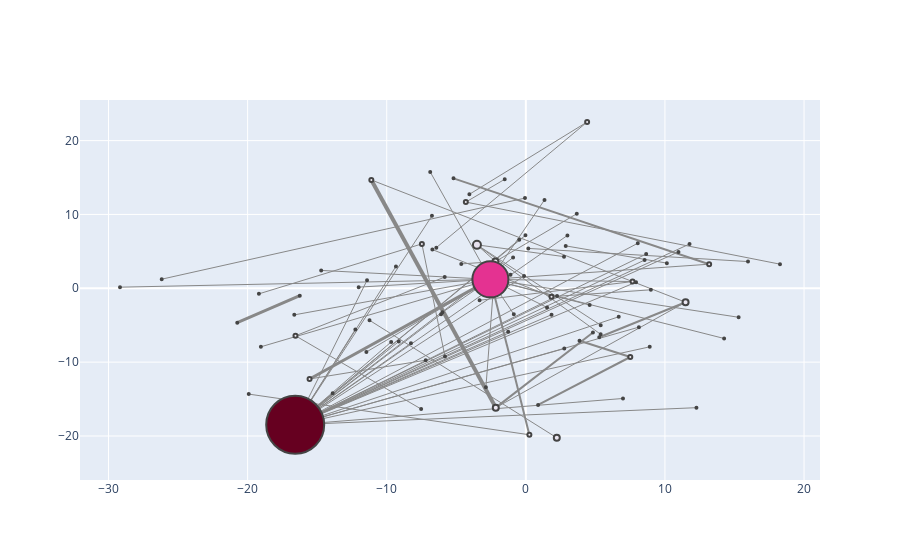

Notebook code cell kept with this figure:
### Code cell
# degreeCentrality
configure_plotly_browser_state()
plotNetworkSizeColor_q4(sportsGraph, dc)

### Figure 1 — Plotly figure (JSON) as saved in the notebook; plotly's stock layout.template omitted (floating-point values rounded to 4 significant figures)
{"data": [{"mode": "lines", "hoverinfo": "none", "y": [14.89, 3.264], "x": [-5.2, 13.18], "line": {"color": "#888", "width": 2}, "type": "scatter"}, {"mode": "lines", "hoverinfo": "none", "y": [3.264, 1.209], "x": [13.18, -2.548], "line": {"color": "#888", "width": 1}, "type": "scatter"}, {"mode": "lines", "hoverinfo": "none", "y": [3.407, 5.742], "x": [10.14, 2.866], "line": {"color": "#888", "width": 1}, "type": "scatter"}, {"mode": "lines", "hoverinfo": "none", "y": [5.401, 3.618], "x": [0.1776, 15.97], "line": {"color": "#888", "width": 1}, "type": "scatter"}, {"mode": "lines", "hoverinfo": "none", "y": [-1.005, -4.655], "x": [-16.25, -20.74], "line": {"color": "#888", "width": 3}, "type": "scatter"}, {"mode": "lines", "hoverinfo": "none", "y": [5.242, -1.135], "x": [-6.719, 1.844], "line": {"color": "#888", "width": 1}, "type": "scatter"}, {"mode": "lines", "hoverinfo": "none", "y": [-1.135, -0.2056], "x": [1.844, 8.988], "line": {"color": "#888", "width": 1}, "type": "scatter"}, {"mode": "lines", "hoverinfo": "none", "y": [10.09, 3.619], "x": [3.662, -2.187], "line": {"color": "#888", "width": 1}, "type": "scatter"}, {"mode": "lines", "hoverinfo": "none", "y": [3.619, -13.41], "x": [-2.187, -2.87], "line": {"color": "#888", "width": 1}, "type": "scatter"}, {"mode": "lines", "hoverinfo": "none", "y": [3.619, 3.303], "x": [-2.187, -4.642], "line": {"color": "#888", "width": 1}, "type": "scatter"}, {"mode": "lines", "hoverinfo": "none", "y": [22.52, 12.73], "x": [4.406, -4.058], "line": {"color": "#888", "width": 1}, "type": "scatter"}, {"mode": "lines", "hoverinfo": "none", "y": [22.52, 5.506], "x": [4.406, -6.435], "line": {"color": "#888", "width": 1}, "type": "scatter"}, {"mode": "lines", "hoverinfo": "none", "y": [-6.431, 1.516], "x": [-16.56, -5.833], "line": {"color": "#888", "width": 1}, "type": "scatter"}, {"mode": "lines", "hoverinfo": "none", "y": [-6.431, -16.35], "x": [-16.56, -7.526], "line": {"color": "#888", "width": 1}, "type": "scatter"}, {"mode": "lines", "hoverinfo": "none", "y": [5.884, 1.82], "x": [-3.515, -1.102], "line": {"color": "#888", "width": 1}, "type": "scatter"}, {"mode": "lines", "hoverinfo": "none", "y": [5.884, -4.997], "x": [-3.515, 5.383], "line": {"color": "#888", "width": 1}, "type": "scatter"}, {"mode": "lines", "hoverinfo": "none", "y": [5.884, 4.288], "x": [-3.515, 2.744], "line": {"color": "#888", "width": 1}, "type": "scatter"}, {"mode": "lines", "hoverinfo": "none", "y": [5.884, -6.231], "x": [-3.515, 5.378], "line": {"color": "#888", "width": 1}, "type": "scatter"}, {"mode": "lines", "hoverinfo": "none", "y": [11.68, 3.266], "x": [-4.314, 18.27], "line": {"color": "#888", "width": 1}, "type": "scatter"}, {"mode": "lines", "hoverinfo": "none", "y": [11.68, 14.76], "x": [-4.314, -1.518], "line": {"color": "#888", "width": 1}, "type": "scatter"}, {"mode": "lines", "hoverinfo": "none", "y": [-16.16, 14.67], "x": [-2.16, -11.11], "line": {"color": "#888", "width": 4}, "type": "scatter"}, {"mode": "lines", "hoverinfo": "none", "y": [-16.16, -5.993], "x": [-2.16, 4.824], "line": {"color": "#888", "width": 2}, "type": "scatter"}, {"mode": "lines", "hoverinfo": "none", "y": [-16.16, -1.885], "x": [-2.16, 11.48], "line": {"color": "#888", "width": 1}, "type": "scatter"}, {"mode": "lines", "hoverinfo": "none", "y": [14.67, -1.885], "x": [-11.11, 11.48], "line": {"color": "#888", "width": 1}, "type": "scatter"}, {"mode": "lines", "hoverinfo": "none", "y": [-1.885, -6.637], "x": [11.48, 5.277], "line": {"color": "#888", "width": 2}, "type": "scatter"}, {"mode": "lines", "hoverinfo": "none", "y": [6.012, -9.238], "x": [-7.472, -5.812], "line": {"color": "#888", "width": 1}, "type": "scatter"}, {"mode": "lines", "hoverinfo": "none", "y": [6.012, -0.7529], "x": [-7.472, -19.19], "line": {"color": "#888", "width": 1}, "type": "scatter"}, {"mode": "lines", "hoverinfo": "none", "y": [-18.48, -7.44], "x": [-16.58, -8.257], "line": {"color": "#888", "width": 1}, "type": "scatter"}, {"mode": "lines", "hoverinfo": "none", "y": [-18.48, 7.176], "x": [-16.58, -0.02775], "line": {"color": "#888", "width": 1}, "type": "scatter"}, {"mode": "lines", "hoverinfo": "none", "y": [-18.48, 6.102], "x": [-16.58, 8.048], "line": {"color": "#888", "width": 1}, "type": "scatter"}, {"mode": "lines", "hoverinfo": "none", "y": [-18.48, 1.657], "x": [-16.58, -0.1271], "line": {"color": "#888", "width": 1}, "type": "scatter"}, {"mode": "lines", "hoverinfo": "none", "y": [-18.48, -7.261], "x": [-16.58, -9.679], "line": {"color": "#888", "width": 1}, "type": "scatter"}, {"mode": "lines", "hoverinfo": "none", "y": [-18.48, -8.166], "x": [-16.58, 2.765], "line": {"color": "#888", "width": 1}, "type": "scatter"}, {"mode": "lines", "hoverinfo": "none", "y": [-18.48, 6.588], "x": [-16.58, -0.4718], "line": {"color": "#888", "width": 1}, "type": "scatter"}, {"mode": "lines", "hoverinfo": "none", "y": [-18.48, 4.167], "x": [-16.58, -0.916], "line": {"color": "#888", "width": 1}, "type": "scatter"}, {"mode": "lines", "hoverinfo": "none", "y": [-18.48, 4.925], "x": [-16.58, 10.97], "line": {"color": "#888", "width": 1}, "type": "scatter"}, {"mode": "lines", "hoverinfo": "none", "y": [-18.48, 7.158], "x": [-16.58, 2.989], "line": {"color": "#888", "width": 1}, "type": "scatter"}, {"mode": "lines", "hoverinfo": "none", "y": [-18.48, 2.967], "x": [-16.58, -9.336], "line": {"color": "#888", "width": 1}, "type": "scatter"}, {"mode": "lines", "hoverinfo": "none", "y": [-18.48, -3.577], "x": [-16.58, 1.849], "line": {"color": "#888", "width": 1}, "type": "scatter"}, {"mode": "lines", "hoverinfo": "none", "y": [-18.48, -7.212], "x": [-16.58, -9.133], "line": {"color": "#888", "width": 1}, "type": "scatter"}, {"mode": "lines", "hoverinfo": "none", "y": [-18.48, -1.04], "x": [-16.58, 2.244], "line": {"color": "#888", "width": 1}, "type": "scatter"}, {"mode": "lines", "hoverinfo": "none", "y": [-18.48, 1.09], "x": [-16.58, -11.42], "line": {"color": "#888", "width": 1}, "type": "scatter"}, {"mode": "lines", "hoverinfo": "none", "y": [-18.48, -5.88], "x": [-16.58, -1.269], "line": {"color": "#888", "width": 1}, "type": "scatter"}, {"mode": "lines", "hoverinfo": "none", "y": [-18.48, 3.825], "x": [-16.58, 8.537], "line": {"color": "#888", "width": 1}, "type": "scatter"}, {"mode": "lines", "hoverinfo": "none", "y": [-18.48, -14.92], "x": [-16.58, 6.984], "line": {"color": "#888", "width": 1}, "type": "scatter"}, {"mode": "lines", "hoverinfo": "none", "y": [-18.48, -5.261], "x": [-16.58, 8.128], "line": {"color": "#888", "width": 1}, "type": "scatter"}, {"mode": "lines", "hoverinfo": "none", "y": [-18.48, 5.996], "x": [-16.58, 11.77], "line": {"color": "#888", "width": 1}, "type": "scatter"}, {"mode": "lines", "hoverinfo": "none", "y": [-18.48, -3.854], "x": [-16.58, 6.678], "line": {"color": "#888", "width": 1}, "type": "scatter"}, {"mode": "lines", "hoverinfo": "none", "y": [-18.48, -3.522], "x": [-16.58, -6.093], "line": {"color": "#888", "width": 1}, "type": "scatter"}, {"mode": "lines", "hoverinfo": "none", "y": [-18.48, -16.17], "x": [-16.58, 12.26], "line": {"color": "#888", "width": 1}, "type": "scatter"}, {"mode": "lines", "hoverinfo": "none", "y": [-18.48, 9.807], "x": [-16.58, -6.748], "line": {"color": "#888", "width": 1}, "type": "scatter"}, {"mode": "lines", "hoverinfo": "none", "y": [-18.48, 0.8273], "x": [-16.58, 7.922], "line": {"color": "#888", "width": 1}, "type": "scatter"}, {"mode": "lines", "hoverinfo": "none", "y": [-18.48, -5.569], "x": [-16.58, -12.26], "line": {"color": "#888", "width": 1}, "type": "scatter"}, {"mode": "lines", "hoverinfo": "none", "y": [-18.48, -14.2], "x": [-16.58, -13.89], "line": {"color": "#888", "width": 1}, "type": "scatter"}, {"mode": "lines", "hoverinfo": "none", "y": [-18.48, -7.928], "x": [-16.58, 8.906], "line": {"color": "#888", "width": 1}, "type": "scatter"}, {"mode": "lines", "hoverinfo": "none", "y": [-18.48, 4.636], "x": [-16.58, 8.651], "line": {"color": "#888", "width": 1}, "type": "scatter"}, {"mode": "lines", "hoverinfo": "none", "y": [-1.621, 0.9125], "x": [-3.325, 7.671], "line": {"color": "#888", "width": 1}, "type": "scatter"}, {"mode": "lines", "hoverinfo": "none", "y": [0.9125, 1.209], "x": [7.671, -2.548], "line": {"color": "#888", "width": 1}, "type": "scatter"}, {"mode": "lines", "hoverinfo": "none", "y": [1.234, 12.22], "x": [-26.18, -0.06057], "line": {"color": "#888", "width": 1}, "type": "scatter"}, {"mode": "lines", "hoverinfo": "none", "y": [-9.74, -12.28], "x": [-7.198, -15.55], "line": {"color": "#888", "width": 1}, "type": "scatter"}, {"mode": "lines", "hoverinfo": "none", "y": [-12.28, 1.209], "x": [-15.55, -2.548], "line": {"color": "#888", "width": 3}, "type": "scatter"}, {"mode": "lines", "hoverinfo": "none", "y": [-15.79, -9.304], "x": [0.8807, 7.509], "line": {"color": "#888", "width": 2}, "type": "scatter"}, {"mode": "lines", "hoverinfo": "none", "y": [-9.304, -7.102], "x": [7.509, 3.858], "line": {"color": "#888", "width": 2}, "type": "scatter"}, {"mode": "lines", "hoverinfo": "none", "y": [-20.24, -4.331], "x": [2.225, -11.24], "line": {"color": "#888", "width": 1}, "type": "scatter"}, {"mode": "lines", "hoverinfo": "none", "y": [-20.24, -20.24], "x": [2.225, 2.225], "line": {"color": "#888", "width": 1}, "type": "scatter"}, {"mode": "lines", "hoverinfo": "none", "y": [-14.33, -19.83], "x": [-19.92, 0.2546], "line": {"color": "#888", "width": 1}, "type": "scatter"}, {"mode": "lines", "hoverinfo": "none", "y": [-19.83, 1.209], "x": [0.2546, -2.548], "line": {"color": "#888", "width": 2}, "type": "scatter"}, {"mode": "lines", "hoverinfo": "none", "y": [1.209, 11.97], "x": [-2.548, 1.342], "line": {"color": "#888", "width": 1}, "type": "scatter"}, {"mode": "lines", "hoverinfo": "none", "y": [1.209, 0.1513], "x": [-2.548, -29.17], "line": {"color": "#888", "width": 1}, "type": "scatter"}, {"mode": "lines", "hoverinfo": "none", "y": [1.209, -3.52], "x": [-2.548, -0.8646], "line": {"color": "#888", "width": 1}, "type": "scatter"}, {"mode": "lines", "hoverinfo": "none", "y": [1.209, -8.628], "x": [-2.548, -11.46], "line": {"color": "#888", "width": 1}, "type": "scatter"}, {"mode": "lines", "hoverinfo": "none", "y": [1.209, -2.593], "x": [-2.548, 1.524], "line": {"color": "#888", "width": 1}, "type": "scatter"}, {"mode": "lines", "hoverinfo": "none", "y": [1.209, -3.924], "x": [-2.548, 15.3], "line": {"color": "#888", "width": 1}, "type": "scatter"}, {"mode": "lines", "hoverinfo": "none", "y": [1.209, 15.75], "x": [-2.548, -6.874], "line": {"color": "#888", "width": 1}, "type": "scatter"}, {"mode": "lines", "hoverinfo": "none", "y": [1.209, -3.258], "x": [-2.548, -5.994], "line": {"color": "#888", "width": 1}, "type": "scatter"}, {"mode": "lines", "hoverinfo": "none", "y": [1.209, -7.921], "x": [-2.548, -19.05], "line": {"color": "#888", "width": 1}, "type": "scatter"}, {"mode": "lines", "hoverinfo": "none", "y": [1.209, -6.797], "x": [-2.548, 14.25], "line": {"color": "#888", "width": 1}, "type": "scatter"}, {"mode": "lines", "hoverinfo": "none", "y": [1.209, 0.157], "x": [-2.548, -12.02], "line": {"color": "#888", "width": 1}, "type": "scatter"}, {"mode": "lines", "hoverinfo": "none", "y": [1.209, -3.599], "x": [-2.548, -16.65], "line": {"color": "#888", "width": 1}, "type": "scatter"}, {"mode": "lines", "hoverinfo": "none", "y": [1.209, -2.273], "x": [-2.548, 4.587], "line": {"color": "#888", "width": 1}, "type": "scatter"}, {"mode": "lines", "hoverinfo": "none", "y": [1.209, 2.422], "x": [-2.548, -14.71], "line": {"color": "#888", "width": 1}, "type": "scatter"}, {"text": "User: kackerl <br> Centrality: 0.011", "y": [14.89], "mode": "markers", "hoverinfo": "text", "marker": {"color": "hsl(276.0, 29.0%, 96.0%)", "line": {"width": 2}, "size": 2}, "x": [-5.2], "type": "scatter"}, {"text": "User: soccerclips <br> Centrality: 0.021", "y": [3.264], "mode": "markers", "hoverinfo": "text", "marker": {"color": "hsl(273.056856187291, 29.267558528428093%, 94.39464882943143%)", "line": {"width": 2}, "size": 4}, "x": [13.18], "type": "scatter"}, {"text": "User: vanadamssports <br> Centrality: 0.011", "y": [3.407], "mode": "markers", "hoverinfo": "text", "marker": {"color": "hsl(276.0, 29.0%, 96.0%)", "line": {"width": 2}, "size": 2}, "x": [10.14], "type": "scatter"}, {"text": "User: sports_business <br> Centrality: 0.011", "y": [5.742], "mode": "markers", "hoverinfo": "text", "marker": {"color": "hsl(276.0, 29.0%, 96.0%)", "line": {"width": 2}, "size": 2}, "x": [2.866], "type": "scatter"}, {"text": "User: jimhutchinson <br> Centrality: 0.011", "y": [5.401], "mode": "markers", "hoverinfo": "text", "marker": {"color": "hsl(276.0, 29.0%, 96.0%)", "line": {"width": 2}, "size": 2}, "x": [0.1776], "type": "scatter"}, {"text": "User: tinaladuke <br> Centrality: 0.011", "y": [3.618], "mode": "markers", "hoverinfo": "text", "marker": {"color": "hsl(276.0, 29.0%, 96.0%)", "line": {"width": 2}, "size": 2}, "x": [15.97], "type": "scatter"}, {"text": "User: oak_athletics <br> Centrality: 0.011", "y": [-1.005], "mode": "markers", "hoverinfo": "text", "marker": {"color": "hsl(276.0, 29.0%, 96.0%)", "line": {"width": 2}, "size": 2}, "x": [-16.25], "type": "scatter"}, {"text": "User: thefantasyfix <br> Centrality: 0.011", "y": [-4.655], "mode": "markers", "hoverinfo": "text", "marker": {"color": "hsl(276.0, 29.0%, 96.0%)", "line": {"width": 2}, "size": 2}, "x": [-20.74], "type": "scatter"}, {"text": "User: chowjackie <br> Centrality: 0.011", "y": [5.242], "mode": "markers", "hoverinfo": "text", "marker": {"color": "hsl(276.0, 29.0%, 96.0%)", "line": {"width": 2}, "size": 2}, "x": [-6.719], "type": "scatter"}, {"text": "User: thestandardhk <br> Centrality: 0.021", "y": [-1.135], "mode": "markers", "hoverinfo": "text", "marker": {"color": "hsl(273.056856187291, 29.267558528428093%, 94.39464882943143%)", "line": {"width": 2}, "size": 4}, "x": [1.844], "type": "scatter"}, {"text": "User: thaicam <br> Centrality: 0.011", "y": [-0.2056], "mode": "markers", "hoverinfo": "text", "marker": {"color": "hsl(276.0, 29.0%, 96.0%)", "line": {"width": 2}, "size": 2}, "x": [8.988], "type": "scatter"}, {"text": "User: theticketcoach <br> Centrality: 0.011", "y": [10.09], "mode": "markers", "hoverinfo": "text", "marker": {"color": "hsl(276.0, 29.0%, 96.0%)", "line": {"width": 2}, "size": 2}, "x": [3.662], "type": "scatter"}, {"text": "User: rongoch <br> Centrality: 0.032", "y": [3.619], "mode": "markers", "hoverinfo": "text", "marker": {"color": "hsl(269.81939799331104, 29.561872909698998%, 92.62876254180603%)", "line": {"width": 2}, "size": 6}, "x": [-2.187], "type": "scatter"}, {"text": "User: meaghery <br> Centrality: 0.011", "y": [-13.41], "mode": "markers", "hoverinfo": "text", "marker": {"color": "hsl(276.0, 29.0%, 96.0%)", "line": {"width": 2}, "size": 2}, "x": [-2.87], "type": "scatter"}, {"text": "User: createasellout <br> Centrality: 0.011", "y": [3.303], "mode": "markers", "hoverinfo": "text", "marker": {"color": "hsl(276.0, 29.0%, 96.0%)", "line": {"width": 2}, "size": 2}, "x": [-4.642], "type": "scatter"}, {"text": "User: staycation_la <br> Centrality: 0.021", "y": [22.52], "mode": "markers", "hoverinfo": "text", "marker": {"color": "hsl(273.056856187291, 29.267558528428093%, 94.39464882943143%)", "line": {"width": 2}, "size": 4}, "x": [4.406], "type": "scatter"}, {"text": "User: lakers <br> Centrality: 0.011", "y": [12.73], "mode": "markers", "hoverinfo": "text", "marker": {"color": "hsl(276.0, 29.0%, 96.0%)", "line": {"width": 2}, "size": 2}, "x": [-4.058], "type": "scatter"}, {"text": "User: derekfisher <br> Centrality: 0.011", "y": [5.506], "mode": "markers", "hoverinfo": "text", "marker": {"color": "hsl(276.0, 29.0%, 96.0%)", "line": {"width": 2}, "size": 2}, "x": [-6.435], "type": "scatter"}, {"text": "User: flipbooks <br> Centrality: 0.021", "y": [-6.431], "mode": "markers", "hoverinfo": "text", "marker": {"color": "hsl(273.056856187291, 29.267558528428093%, 94.39464882943143%)", "line": {"width": 2}, "size": 4}, "x": [-16.56], "type": "scatter"}, {"text": "User: demonick <br> Centrality: 0.011", "y": [1.516], "mode": "markers", "hoverinfo": "text", "marker": {"color": "hsl(276.0, 29.0%, 96.0%)", "line": {"width": 2}, "size": 2}, "x": [-5.833], "type": "scatter"}, {"text": "User: peterpek <br> Centrality: 0.011", "y": [-16.35], "mode": "markers", "hoverinfo": "text", "marker": {"color": "hsl(276.0, 29.0%, 96.0%)", "line": {"width": 2}, "size": 2}, "x": [-7.526], "type": "scatter"}, {"text": "User: dharmabob <br> Centrality: 0.043", "y": [5.884], "mode": "markers", "hoverinfo": "text", "marker": {"color": "hsl(266.5819397993311, 29.8561872909699%, 90.8628762541806%)", "line": {"width": 2}, "size": 8}, "x": [-3.515], "type": "scatter"}, {"text": "User: markdilullo <br> Centrality: 0.011", "y": [1.82], "mode": "markers", "hoverinfo": "text", "marker": {"color": "hsl(276.0, 29.0%, 96.0%)", "line": {"width": 2}, "size": 2}, "x": [-1.102], "type": "scatter"}, {"text": "User: notangrybob <br> Centrality: 0.011", "y": [-4.997], "mode": "markers", "hoverinfo": "text", "marker": {"color": "hsl(276.0, 29.0%, 96.0%)", "line": {"width": 2}, "size": 2}, "x": [5.383], "type": "scatter"}, {"text": "User: sleepjunky <br> Centrality: 0.011", "y": [4.288], "mode": "markers", "hoverinfo": "text", "marker": {"color": "hsl(276.0, 29.0%, 96.0%)", "line": {"width": 2}, "size": 2}, "x": [2.744], "type": "scatter"}, {"text": "User: chumworth <br> Centrality: 0.011", "y": [-6.231], "mode": "markers", "hoverinfo": "text", "marker": {"color": "hsl(276.0, 29.0%, 96.0%)", "line": {"width": 2}, "size": 2}, "x": [5.378], "type": "scatter"}, {"text": "User: gofullride <br> Centrality: 0.021", "y": [11.68], "mode": "markers", "hoverinfo": "text", "marker": {"color": "hsl(273.056856187291, 29.267558528428093%, 94.39464882943143%)", "line": {"width": 2}, "size": 4}, "x": [-4.314], "type": "scatter"}, {"text": "User: imbradmiller <br> Centrality: 0.011", "y": [3.266], "mode": "markers", "hoverinfo": "text", "marker": {"color": "hsl(276.0, 29.0%, 96.0%)", "line": {"width": 2}, "size": 2}, "x": [18.27], "type": "scatter"}, {"text": "User: gevjen <br> Centrality: 0.011", "y": [14.76], "mode": "markers", "hoverinfo": "text", "marker": {"color": "hsl(276.0, 29.0%, 96.0%)", "line": {"width": 2}, "size": 2}, "x": [-1.518], "type": "scatter"}, {"text": "User: jussisolja <br> Centrality: 0.032", "y": [-16.16], "mode": "markers", "hoverinfo": "text", "marker": {"color": "hsl(269.81939799331104, 29.561872909698998%, 92.62876254180603%)", "line": {"width": 2}, "size": 6}, "x": [-2.16], "type": "scatter"}, {"text": "User: anssimakela <br> Centrality: 0.021", "y": [14.67], "mode": "markers", "hoverinfo": "text", "marker": {"color": "hsl(273.056856187291, 29.267558528428093%, 94.39464882943143%)", "line": {"width": 2}, "size": 4}, "x": [-11.11], "type": "scatter"}, {"text": "User: konaruss <br> Centrality: 0.011", "y": [-5.993], "mode": "markers", "hoverinfo": "text", "marker": {"color": "hsl(276.0, 29.0%, 96.0%)", "line": {"width": 2}, "size": 2}, "x": [4.824], "type": "scatter"}, {"text": "User: kona_russ <br> Centrality: 0.032", "y": [-1.885], "mode": "markers", "hoverinfo": "text", "marker": {"color": "hsl(269.81939799331104, 29.561872909698998%, 92.62876254180603%)", "line": {"width": 2}, "size": 6}, "x": [11.48], "type": "scatter"}, {"text": "User: edduzzell <br> Centrality: 0.011", "y": [-6.637], "mode": "markers", "hoverinfo": "text", "marker": {"color": "hsl(276.0, 29.0%, 96.0%)", "line": {"width": 2}, "size": 2}, "x": [5.277], "type": "scatter"}, {"text": "User: birdieblog <br> Centrality: 0.021", "y": [6.012], "mode": "markers", "hoverinfo": "text", "marker": {"color": "hsl(273.056856187291, 29.267558528428093%, 94.39464882943143%)", "line": {"width": 2}, "size": 4}, "x": [-7.472], "type": "scatter"}, {"text": "User: iproputt_bob <br> Centrality: 0.011", "y": [-9.238], "mode": "markers", "hoverinfo": "text", "marker": {"color": "hsl(276.0, 29.0%, 96.0%)", "line": {"width": 2}, "size": 2}, "x": [-5.812], "type": "scatter"}, {"text": "User: monstersinsf <br> Centrality: 0.309", "y": [-18.48], "mode": "markers", "hoverinfo": "text", "marker": {"color": "hsl(341.0, 100.0%, 20.0%)", "line": {"width": 2}, "size": 58}, "x": [-16.58], "type": "scatter"}, {"text": "User: ifyouseekdemi <br> Centrality: 0.011", "y": [-7.44], "mode": "markers", "hoverinfo": "text", "marker": {"color": "hsl(276.0, 29.0%, 96.0%)", "line": {"width": 2}, "size": 2}, "x": [-8.257], "type": "scatter"}, {"text": "User: meinungs_blog <br> Centrality: 0.011", "y": [7.176], "mode": "markers", "hoverinfo": "text", "marker": {"color": "hsl(276.0, 29.0%, 96.0%)", "line": {"width": 2}, "size": 2}, "x": [-0.02775], "type": "scatter"}, {"text": "User: nickjoekevin01 <br> Centrality: 0.011", "y": [6.102], "mode": "markers", "hoverinfo": "text", "marker": {"color": "hsl(276.0, 29.0%, 96.0%)", "line": {"width": 2}, "size": 2}, "x": [8.048], "type": "scatter"}, {"text": "User: myartspace <br> Centrality: 0.011", "y": [1.657], "mode": "markers", "hoverinfo": "text", "marker": {"color": "hsl(276.0, 29.0%, 96.0%)", "line": {"width": 2}, "size": 2}, "x": [-0.1271], "type": "scatter"}, {"text": "User: hookedblog <br> Centrality: 0.011", "y": [-7.261], "mode": "markers", "hoverinfo": "text", "marker": {"color": "hsl(276.0, 29.0%, 96.0%)", "line": {"width": 2}, "size": 2}, "x": [-9.679], "type": "scatter"}, {"text": "User: lilyroseallen <br> Centrality: 0.011", "y": [-8.166], "mode": "markers", "hoverinfo": "text", "marker": {"color": "hsl(276.0, 29.0%, 96.0%)", "line": {"width": 2}, "size": 2}, "x": [2.765], "type": "scatter"}, {"text": "User:  <br> Centrality: 0.011", "y": [6.588], "mode": "markers", "hoverinfo": "text", "marker": {"color": "hsl(276.0, 29.0%, 96.0%)", "line": {"width": 2}, "size": 2}, "x": [-0.4718], "type": "scatter"}, {"text": "User: mickyates <br> Centrality: 0.011", "y": [4.167], "mode": "markers", "hoverinfo": "text", "marker": {"color": "hsl(276.0, 29.0%, 96.0%)", "line": {"width": 2}, "size": 2}, "x": [-0.916], "type": "scatter"}, {"text": "User: uk_reporter <br> Centrality: 0.011", "y": [4.925], "mode": "markers", "hoverinfo": "text", "marker": {"color": "hsl(276.0, 29.0%, 96.0%)", "line": {"width": 2}, "size": 2}, "x": [10.97], "type": "scatter"}, {"text": "User: mathys <br> Centrality: 0.011", "y": [7.158], "mode": "markers", "hoverinfo": "text", "marker": {"color": "hsl(276.0, 29.0%, 96.0%)", "line": {"width": 2}, "size": 2}, "x": [2.989], "type": "scatter"}, {"text": "User: aisha1908 <br> Centrality: 0.011", "y": [2.967], "mode": "markers", "hoverinfo": "text", "marker": {"color": "hsl(276.0, 29.0%, 96.0%)", "line": {"width": 2}, "size": 2}, "x": [-9.336], "type": "scatter"}, {"text": "User: laineylovestbs <br> Centrality: 0.011", "y": [-3.577], "mode": "markers", "hoverinfo": "text", "marker": {"color": "hsl(276.0, 29.0%, 96.0%)", "line": {"width": 2}, "size": 2}, "x": [1.849], "type": "scatter"}, {"text": "User: ddubsbostongirl <br> Centrality: 0.011", "y": [-7.212], "mode": "markers", "hoverinfo": "text", "marker": {"color": "hsl(276.0, 29.0%, 96.0%)", "line": {"width": 2}, "size": 2}, "x": [-9.133], "type": "scatter"}, {"text": "User: jbeauty <br> Centrality: 0.011", "y": [-1.04], "mode": "markers", "hoverinfo": "text", "marker": {"color": "hsl(276.0, 29.0%, 96.0%)", "line": {"width": 2}, "size": 2}, "x": [2.244], "type": "scatter"}, {"text": "User: nkangel74 <br> Centrality: 0.011", "y": [1.09], "mode": "markers", "hoverinfo": "text", "marker": {"color": "hsl(276.0, 29.0%, 96.0%)", "line": {"width": 2}, "size": 2}, "x": [-11.42], "type": "scatter"}, {"text": "User: adesojiadegbulu <br> Centrality: 0.011", "y": [-5.88], "mode": "markers", "hoverinfo": "text", "marker": {"color": "hsl(276.0, 29.0%, 96.0%)", "line": {"width": 2}, "size": 2}, "x": [-1.269], "type": "scatter"}, {"text": "User: tweetmeme <br> Centrality: 0.011", "y": [3.825], "mode": "markers", "hoverinfo": "text", "marker": {"color": "hsl(276.0, 29.0%, 96.0%)", "line": {"width": 2}, "size": 2}, "x": [8.537], "type": "scatter"}, {"text": "User: krange <br> Centrality: 0.011", "y": [-14.92], "mode": "markers", "hoverinfo": "text", "marker": {"color": "hsl(276.0, 29.0%, 96.0%)", "line": {"width": 2}, "size": 2}, "x": [6.984], "type": "scatter"}, {"text": "User: bc518 <br> Centrality: 0.011", "y": [-5.261], "mode": "markers", "hoverinfo": "text", "marker": {"color": "hsl(276.0, 29.0%, 96.0%)", "line": {"width": 2}, "size": 2}, "x": [8.128], "type": "scatter"}, {"text": "User: artfaerie <br> Centrality: 0.011", "y": [5.996], "mode": "markers", "hoverinfo": "text", "marker": {"color": "hsl(276.0, 29.0%, 96.0%)", "line": {"width": 2}, "size": 2}, "x": [11.77], "type": "scatter"}, {"text": "User: jmliss <br> Centrality: 0.011", "y": [-3.854], "mode": "markers", "hoverinfo": "text", "marker": {"color": "hsl(276.0, 29.0%, 96.0%)", "line": {"width": 2}, "size": 2}, "x": [6.678], "type": "scatter"}, {"text": "User: emmajbarrett <br> Centrality: 0.011", "y": [-3.522], "mode": "markers", "hoverinfo": "text", "marker": {"color": "hsl(276.0, 29.0%, 96.0%)", "line": {"width": 2}, "size": 2}, "x": [-6.093], "type": "scatter"}, {"text": "User: billcrosby <br> Centrality: 0.011", "y": [-16.17], "mode": "markers", "hoverinfo": "text", "marker": {"color": "hsl(276.0, 29.0%, 96.0%)", "line": {"width": 2}, "size": 2}, "x": [12.26], "type": "scatter"}, {"text": "User: lost_illusion <br> Centrality: 0.011", "y": [9.807], "mode": "markers", "hoverinfo": "text", "marker": {"color": "hsl(276.0, 29.0%, 96.0%)", "line": {"width": 2}, "size": 2}, "x": [-6.748], "type": "scatter"}, {"text": "User: cardlady156 <br> Centrality: 0.011", "y": [0.8273], "mode": "markers", "hoverinfo": "text", "marker": {"color": "hsl(276.0, 29.0%, 96.0%)", "line": {"width": 2}, "size": 2}, "x": [7.922], "type": "scatter"}, {"text": "User: jonas_fans <br> Centrality: 0.011", "y": [-5.569], "mode": "markers", "hoverinfo": "text", "marker": {"color": "hsl(276.0, 29.0%, 96.0%)", "line": {"width": 2}, "size": 2}, "x": [-12.26], "type": "scatter"}, {"text": "User: nbcnews <br> Centrality: 0.011", "y": [-14.2], "mode": "markers", "hoverinfo": "text", "marker": {"color": "hsl(276.0, 29.0%, 96.0%)", "line": {"width": 2}, "size": 2}, "x": [-13.89], "type": "scatter"}, {"text": "User: joshuamiller77 <br> Centrality: 0.011", "y": [-7.928], "mode": "markers", "hoverinfo": "text", "marker": {"color": "hsl(276.0, 29.0%, 96.0%)", "line": {"width": 2}, "size": 2}, "x": [8.906], "type": "scatter"}, {"text": "User: mcgowanrose <br> Centrality: 0.011", "y": [4.636], "mode": "markers", "hoverinfo": "text", "marker": {"color": "hsl(276.0, 29.0%, 96.0%)", "line": {"width": 2}, "size": 2}, "x": [8.651], "type": "scatter"}, {"text": "User: secsportsupdate <br> Centrality: 0.011", "y": [-1.621], "mode": "markers", "hoverinfo": "text", "marker": {"color": "hsl(276.0, 29.0%, 96.0%)", "line": {"width": 2}, "size": 2}, "x": [-3.325], "type": "scatter"}, {"text": "User: cbs_sports <br> Centrality: 0.021", "y": [0.9125], "mode": "markers", "hoverinfo": "text", "marker": {"color": "hsl(273.056856187291, 29.267558528428093%, 94.39464882943143%)", "line": {"width": 2}, "size": 4}, "x": [7.671], "type": "scatter"}, {"text": "User: xbrn <br> Centrality: 0.011", "y": [1.234], "mode": "markers", "hoverinfo": "text", "marker": {"color": "hsl(276.0, 29.0%, 96.0%)", "line": {"width": 2}, "size": 2}, "x": [-26.18], "type": "scatter"}, {"text": "User: lakergirl1 <br> Centrality: 0.011", "y": [12.22], "mode": "markers", "hoverinfo": "text", "marker": {"color": "hsl(276.0, 29.0%, 96.0%)", "line": {"width": 2}, "size": 2}, "x": [-0.06057], "type": "scatter"}, {"text": "User: fla_marlins <br> Centrality: 0.011", "y": [-9.74], "mode": "markers", "hoverinfo": "text", "marker": {"color": "hsl(276.0, 29.0%, 96.0%)", "line": {"width": 2}, "size": 2}, "x": [-7.198], "type": "scatter"}, {"text": "User: dailymesports <br> Centrality: 0.021", "y": [-12.28], "mode": "markers", "hoverinfo": "text", "marker": {"color": "hsl(273.056856187291, 29.267558528428093%, 94.39464882943143%)", "line": {"width": 2}, "size": 4}, "x": [-15.55], "type": "scatter"}, {"text": "User: asheville <br> Centrality: 0.011", "y": [-0.7529], "mode": "markers", "hoverinfo": "text", "marker": {"color": "hsl(276.0, 29.0%, 96.0%)", "line": {"width": 2}, "size": 2}, "x": [-19.19], "type": "scatter"}, {"text": "User: talkhoops <br> Centrality: 0.011", "y": [-15.79], "mode": "markers", "hoverinfo": "text", "marker": {"color": "hsl(276.0, 29.0%, 96.0%)", "line": {"width": 2}, "size": 2}, "x": [0.8807], "type": "scatter"}, {"text": "User: dugoutsportshow <br> Centrality: 0.021", "y": [-9.304], "mode": "markers", "hoverinfo": "text", "marker": {"color": "hsl(273.056856187291, 29.267558528428093%, 94.39464882943143%)", "line": {"width": 2}, "size": 4}, "x": [7.509], "type": "scatter"}, {"text": "User: hhreynolds <br> Centrality: 0.011", "y": [-7.102], "mode": "markers", "hoverinfo": "text", "marker": {"color": "hsl(276.0, 29.0%, 96.0%)", "line": {"width": 2}, "size": 2}, "x": [3.858], "type": "scatter"}, {"text": "User: lotay <br> Centrality: 0.032", "y": [-20.24], "mode": "markers", "hoverinfo": "text", "marker": {"color": "hsl(269.81939799331104, 29.561872909698998%, 92.62876254180603%)", "line": {"width": 2}, "size": 6}, "x": [2.225], "type": "scatter"}, {"text": "User: sirhendrix <br> Centrality: 0.011", "y": [-4.331], "mode": "markers", "hoverinfo": "text", "marker": {"color": "hsl(276.0, 29.0%, 96.0%)", "line": {"width": 2}, "size": 2}, "x": [-11.24], "type": "scatter"}, {"text": "User: anngaff <br> Centrality: 0.011", "y": [-14.33], "mode": "markers", "hoverinfo": "text", "marker": {"color": "hsl(276.0, 29.0%, 96.0%)", "line": {"width": 2}, "size": 2}, "x": [-19.92], "type": "scatter"}, {"text": "User: womentalksports <br> Centrality: 0.021", "y": [-19.83], "mode": "markers", "hoverinfo": "text", "marker": {"color": "hsl(273.056856187291, 29.267558528428093%, 94.39464882943143%)", "line": {"width": 2}, "size": 4}, "x": [0.2546], "type": "scatter"}, {"text": "User: mr504easy <br> Centrality: 0.191", "y": [1.209], "mode": "markers", "hoverinfo": "text", "marker": {"color": "hsl(328.056856187291, 76.79933110367894%, 54.57190635451505%)", "line": {"width": 2}, "size": 36}, "x": [-2.548], "type": "scatter"}, {"text": "User: dsummers3 <br> Centrality: 0.011", "y": [11.97], "mode": "markers", "hoverinfo": "text", "marker": {"color": "hsl(276.0, 29.0%, 96.0%)", "line": {"width": 2}, "size": 2}, "x": [1.342], "type": "scatter"}, {"text": "User: hoopfeed <br> Centrality: 0.011", "y": [0.1513], "mode": "markers", "hoverinfo": "text", "marker": {"color": "hsl(276.0, 29.0%, 96.0%)", "line": {"width": 2}, "size": 2}, "x": [-29.17], "type": "scatter"}, {"text": "User: cltrg <br> Centrality: 0.011", "y": [-3.52], "mode": "markers", "hoverinfo": "text", "marker": {"color": "hsl(276.0, 29.0%, 96.0%)", "line": {"width": 2}, "size": 2}, "x": [-0.8646], "type": "scatter"}, {"text": "User: mitterauer <br> Centrality: 0.011", "y": [-8.628], "mode": "markers", "hoverinfo": "text", "marker": {"color": "hsl(276.0, 29.0%, 96.0%)", "line": {"width": 2}, "size": 2}, "x": [-11.46], "type": "scatter"}, {"text": "User: schenn_sational <br> Centrality: 0.011", "y": [-2.593], "mode": "markers", "hoverinfo": "text", "marker": {"color": "hsl(276.0, 29.0%, 96.0%)", "line": {"width": 2}, "size": 2}, "x": [1.524], "type": "scatter"}, {"text": "User: ronniejlanier <br> Centrality: 0.011", "y": [-3.924], "mode": "markers", "hoverinfo": "text", "marker": {"color": "hsl(276.0, 29.0%, 96.0%)", "line": {"width": 2}, "size": 2}, "x": [15.3], "type": "scatter"}, {"text": "User: riverrovers <br> Centrality: 0.011", "y": [15.75], "mode": "markers", "hoverinfo": "text", "marker": {"color": "hsl(276.0, 29.0%, 96.0%)", "line": {"width": 2}, "size": 2}, "x": [-6.874], "type": "scatter"}, {"text": "User: sporterra <br> Centrality: 0.011", "y": [-3.258], "mode": "markers", "hoverinfo": "text", "marker": {"color": "hsl(276.0, 29.0%, 96.0%)", "line": {"width": 2}, "size": 2}, "x": [-5.994], "type": "scatter"}, {"text": "User: the_nation <br> Centrality: 0.011", "y": [-7.921], "mode": "markers", "hoverinfo": "text", "marker": {"color": "hsl(276.0, 29.0%, 96.0%)", "line": {"width": 2}, "size": 2}, "x": [-19.05], "type": "scatter"}, {"text": "User: zentrumstudios <br> Centrality: 0.011", "y": [-6.797], "mode": "markers", "hoverinfo": "text", "marker": {"color": "hsl(276.0, 29.0%, 96.0%)", "line": {"width": 2}, "size": 2}, "x": [14.25], "type": "scatter"}, {"text": "User: joeymac9 <br> Centrality: 0.011", "y": [0.157], "mode": "markers", "hoverinfo": "text", "marker": {"color": "hsl(276.0, 29.0%, 96.0%)", "line": {"width": 2}, "size": 2}, "x": [-12.02], "type": "scatter"}, {"text": "User: jasonhussong <br> Centrality: 0.011", "y": [-3.599], "mode": "markers", "hoverinfo": "text", "marker": {"color": "hsl(276.0, 29.0%, 96.0%)", "line": {"width": 2}, "size": 2}, "x": [-16.65], "type": "scatter"}, {"text": "User: carmenrey <br> Centrality: 0.011", "y": [-2.273], "mode": "markers", "hoverinfo": "text", "marker": {"color": "hsl(276.0, 29.0%, 96.0%)", "line": {"width": 2}, "size": 2}, "x": [4.587], "type": "scatter"}, {"text": "User: utheamericankid <br> Centrality: 0.011", "y": [2.422], "mode": "markers", "hoverinfo": "text", "marker": {"color": "hsl(276.0, 29.0%, 96.0%)", "line": {"width": 2}, "size": 2}, "x": [-14.71], "type": "scatter"}], "layout": {"showlegend": false}}
